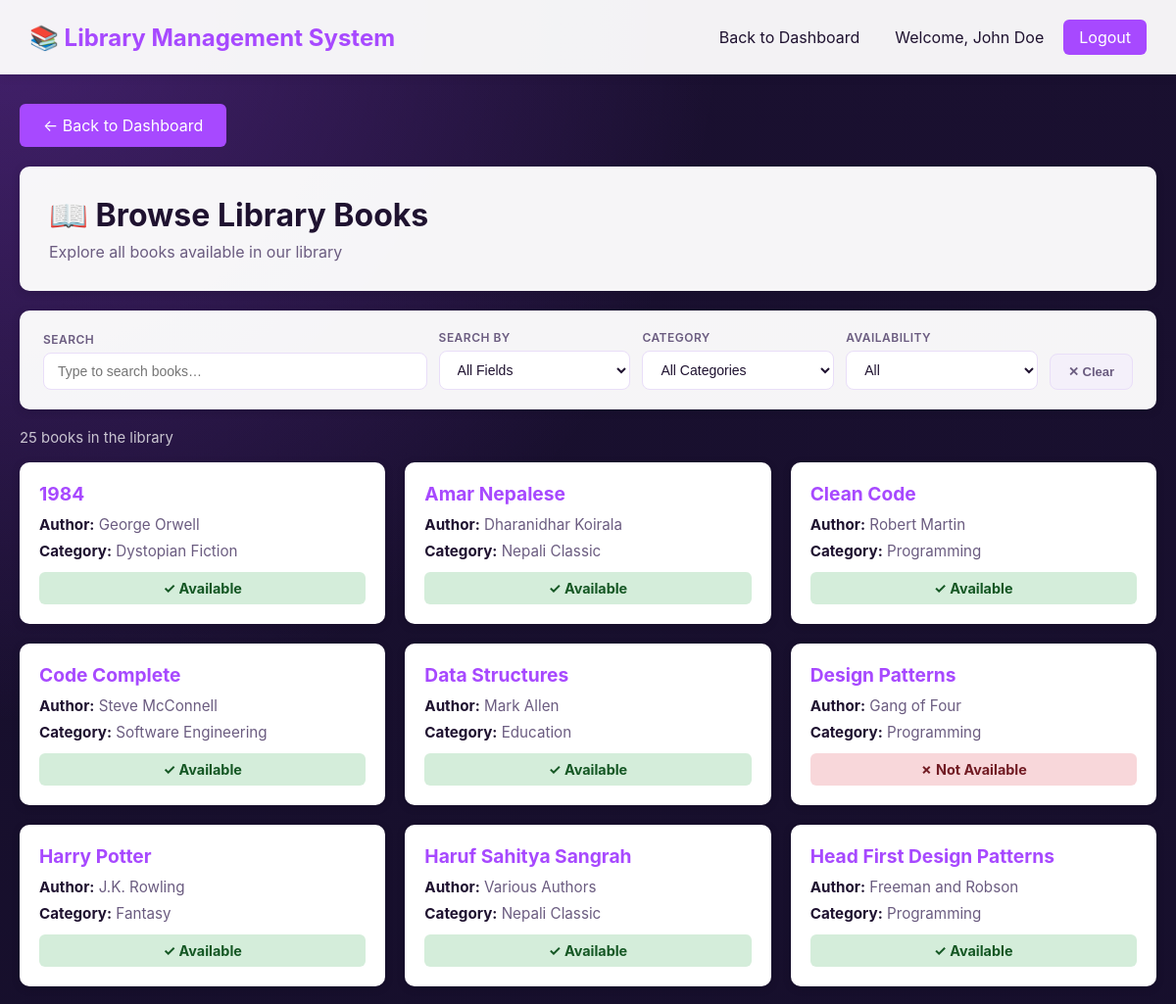
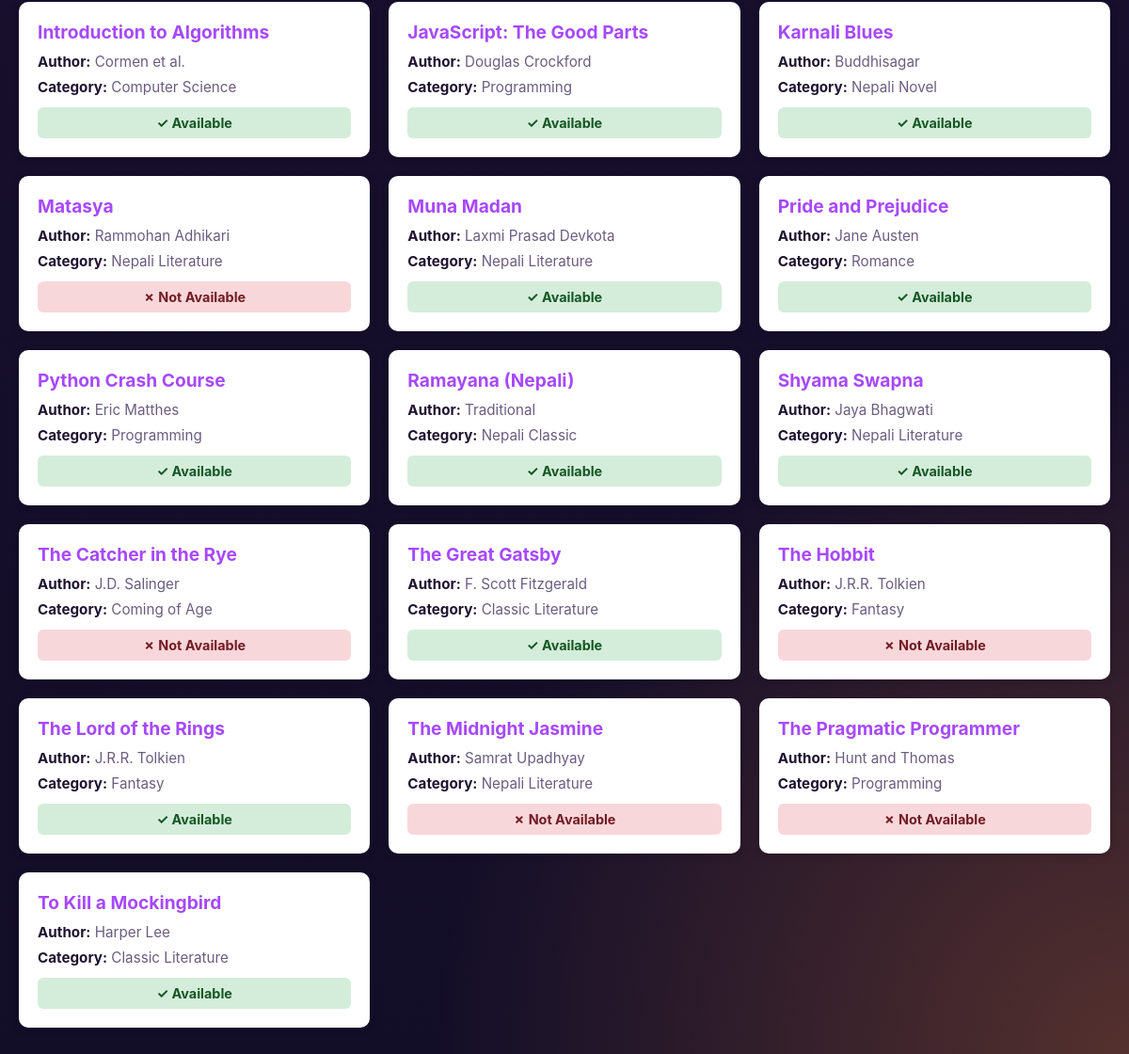
/public/pages/books.php (signed in), run on the app's committed database (2 pictures, top to bottom).
### tables this page shows
CREATE TABLE IF NOT EXISTS books (
    id INT AUTO_INCREMENT PRIMARY KEY,
    title VARCHAR(255) NOT NULL,
    author VARCHAR(255) NOT NULL,
    category VARCHAR(100) NOT NULL,
    available BOOLEAN DEFAULT TRUE,
    created_at TIMESTAMP DEFAULT CURRENT_TIMESTAMP
);

### public/pages/books.php (the view, shortened to what this page needs)
<?php
require_once '../../config.php';
$result = $conn->query("SELECT * FROM books ORDER BY title");
?>
<!DOCTYPE html>
<html lang="en">
<head>
</head>
<body>
    <div class="navbar">
        <div class="navbar-brand">📚 Library Management System</div>
        <div class="navbar-menu">
            <a href="../../index.php">Back to Dashboard</a>
            <span>Welcome, <?= htmlspecialchars($_SESSION['user_name']) ?></span>
            <a href="../../src/auth/logout.php" class="logout-btn">Logout</a>
        </div>
    </div>
    <div class="container">
        <a href="../../index.php" class="back-btn">← Back to Dashboard</a>
        <div class="page-title">
            <h1>📖 Browse Library Books</h1>
            <p>Explore all books available in our library</p>
        </div>
        <div class="search-bar">
            <div class="field-group search-input-wrap">
                <label for="searchInput">Search</label>
                <input type="text" id="searchInput" placeholder="Type to search books…" autocomplete="off">
            </div>
            <div class="field-group">
                <label for="filterField">Search by</label>
                <select id="filterField">
                    <option value="all">All Fields</option>
                </select>
            </div>
            <div class="field-group">
                <label for="filterCategory">Category</label>
                <select id="filterCategory">
                    <option value="all">All Categories</option>
                </select>
            </div>
            <div class="field-group">
                <label for="filterAvail">Availability</label>
                <select id="filterAvail">
                    <option value="all">All</option>
                </select>
            </div>
            <button class="clear-btn" onclick="clearFilters()">✕ Clear</button>
        </div>
        <div class="results-info" id="resultsInfo"></div>
        <?php if ($result && $result->num_rows > 0): ?>
        <div class="books-grid" id="booksGrid">
            <?php while ($book = $result->fetch_assoc()): ?>
            <div class="book-card"
                 data-title="<?= htmlspecialchars(strtolower($book['title'])) ?>"
                 data-author="<?= htmlspecialchars(strtolower($book['author'])) ?>"
                 data-category="<?= htmlspecialchars(strtolower($book['category'])) ?>"
                 data-available="<?= $book['available'] ? '1' : '0' ?>">
                <div class="book-title"><?= htmlspecialchars($book['title']) ?></div>
                <div class="book-info"><strong>Author:</strong> <?= htmlspecialchars($book['author']) ?></div>
                <div class="book-info"><strong>Category:</strong> <?= htmlspecialchars($book['category']) ?></div>
                <div class="availability <?= $book['available'] ? 'available' : 'unavailable' ?>">
                    <?= $book['available'] ? '✓ Available' : '✗ Not Available' ?>
                </div>
            </div>
            <?php endwhile; ?>
        </div>
        <?php endif; ?>
    </div>
</body>
</html>

### public/pages/books.php (style rules this page uses)
:root { --primary: #a749ff; --primary-dark: #8a3ad9; --accent: #ff8a3d; --text: #1f1230; --muted: #6b5c80; --border: #e9def8; --shadow: 0 2px 8px rgba(10,8,24,0.18); }
* { margin: 0; padding: 0; box-sizing: border-box; }
body { font-family: 'Inter', 'Segoe UI', Tahoma, Geneva, Verdana, sans-serif; background: radial-gradient(circle at top left, rgba(167, 73, 255, 0.30), transparent 30%), radial-gradient(circle at bottom right, rgba(255, 138, 61, 0.28), transparent 30%), linear-gradient(180deg, #1a1030 0%, #130e28 100%); background-attachment: fixed; min-height: 100vh; color: var(--text); }
.navbar { background: rgba(255,255,255,0.95); box-shadow: 0 2px 10px rgba(0,0,0,0.1); padding: 20px 30px; display: flex; justify-content: space-between; align-items: center; }
.navbar-brand { font-size: 1.5em; font-weight: bold; color: var(--primary); }
.navbar-menu { display: flex; gap: 20px; align-items: center; }
.navbar-menu a { text-decoration: none; color: var(--text); padding: 8px 16px; border-radius: 6px; transition: all 0.3s; }
.logout-btn { background: var(--primary) !important; color: white !important; }
.container { max-width: 1200px; margin: 30px auto; padding: 0 20px; }
.page-title { background: rgba(255,255,255,0.96); padding: 30px; border-radius: 10px; margin-bottom: 20px; box-shadow: var(--shadow); }
.page-title h1 { font-size: 2em; margin-bottom: 8px; }
.page-title p { color: var(--muted); }
.search-bar { background: rgba(255,255,255,0.96); padding: 20px 24px; border-radius: 10px; margin-bottom: 20px; box-shadow: var(--shadow); display: flex; gap: 12px; align-items: flex-end; flex-wrap: wrap; }
.search-bar .field-group { display: flex; flex-direction: column; gap: 6px; flex: 1; min-width: 160px; }
.search-bar .field-group.search-input-wrap { flex: 2; min-width: 220px; }
.search-bar label { font-size: 12px; font-weight: 600; color: var(--muted); text-transform: uppercase; letter-spacing: 0.04em; }
.search-bar input[type="text"], .search-bar select { padding: 10px 14px; border: 1.5px solid var(--border); border-radius: 8px; font-size: 14px; color: var(--text); background: white; transition: border-color 0.2s, box-shadow 0.2s; outline: none; width: 100%; }
.search-bar .clear-btn { padding: 10px 18px; background: #f4f0fa; border: 1.5px solid var(--border); border-radius: 8px; font-size: 13px; font-weight: 600; color: var(--muted); cursor: pointer; transition: all 0.2s; white-space: nowrap; }
.results-info { margin-bottom: 16px; color: rgba(255,255,255,0.75); font-size: 0.93em; }
.books-grid { display: grid; grid-template-columns: repeat(auto-fill, minmax(300px, 1fr)); gap: 20px; margin-bottom: 30px; }
.book-card { background: white; border-radius: 10px; padding: 20px; box-shadow: var(--shadow); transition: transform 0.3s, box-shadow 0.3s; }
.book-title { font-size: 1.2em; font-weight: bold; margin-bottom: 10px; color: var(--primary); }
.book-info { margin: 8px 0; color: var(--muted); font-size: 0.95em; }
.book-info strong { color: var(--text); }
.availability { padding: 8px 12px; border-radius: 6px; font-size: 0.9em; font-weight: bold; margin-top: 12px; text-align: center; }
.available { background: #d4edda; color: #155724; }
.unavailable { background: #f8d7da; color: #721c24; }
.back-btn { display: inline-block; background: var(--primary); color: white; padding: 12px 24px; border-radius: 6px; text-decoration: none; transition: all 0.3s; margin-bottom: 20px; }

### data on the page
books: title "1984", author "George Orwell", category "Dystopian Fiction", available "✓ Available"
books: title "Amar Nepalese", author "Dharanidhar Koirala", category "Nepali Classic", available "✓ Available"
books: title "Clean Code", author "Robert Martin", category "Programming", available "✓ Available"
books: title "Code Complete", author "Steve McConnell", category "Software Engineering", available "✓ Available"
books: title "Data Structures", author "Mark Allen", category "Education", available "✓ Available"
books: title "Design Patterns", author "Gang of Four", category "Programming", available "✗ Not Available"
books: title "Harry Potter", author "J.K. Rowling", category "Fantasy", available "✓ Available"
books: title "Haruf Sahitya Sangrah", author "Various Authors", category "Nepali Classic", available "✓ Available"
books: title "Head First Design Patterns", author "Freeman and Robson", category "Programming", available "✓ Available"
books: title "Introduction to Algorithms", author "Cormen et al.", category "Computer Science", available "✓ Available"
books: title "JavaScript: The Good Parts", author "Douglas Crockford", category "Programming", available "✓ Available"
books: title "Karnali Blues", author "Buddhisagar", category "Nepali Novel", available "✓ Available"
books: title "Matasya", author "Rammohan Adhikari", category "Nepali Literature", available "✗ Not Available"
books: title "Muna Madan", author "Laxmi Prasad Devkota", category "Nepali Literature", available "✓ Available"
books: title "Pride and Prejudice", author "Jane Austen", category "Romance", available "✓ Available"
books: title "Python Crash Course", author "Eric Matthes", category "Programming", available "✓ Available"
books: title "Ramayana (Nepali)", author "Traditional", category "Nepali Classic", available "✓ Available"
books: title "Shyama Swapna", author "Jaya Bhagwati", category "Nepali Literature", available "✓ Available"
books: title "The Catcher in the Rye", author "J.D. Salinger", category "Coming of Age", available "✗ Not Available"
books: title "The Great Gatsby", author "F. Scott Fitzgerald", category "Classic Literature", available "✓ Available"
books: title "The Hobbit", author "J.R.R. Tolkien", category "Fantasy", available "✗ Not Available"
books: title "The Lord of the Rings", author "J.R.R. Tolkien", category "Fantasy", available "✓ Available"
books: title "The Midnight Jasmine", author "Samrat Upadhyay", category "Nepali Literature", available "✗ Not Available"
books: title "The Pragmatic Programmer", author "Hunt and Thomas", category "Programming", available "✗ Not Available"
books: title "To Kill a Mockingbird", author "Harper Lee", category "Classic Literature", available "✓ Available"

### other printed values
$_SESSION['user_name'] "John Doe"
